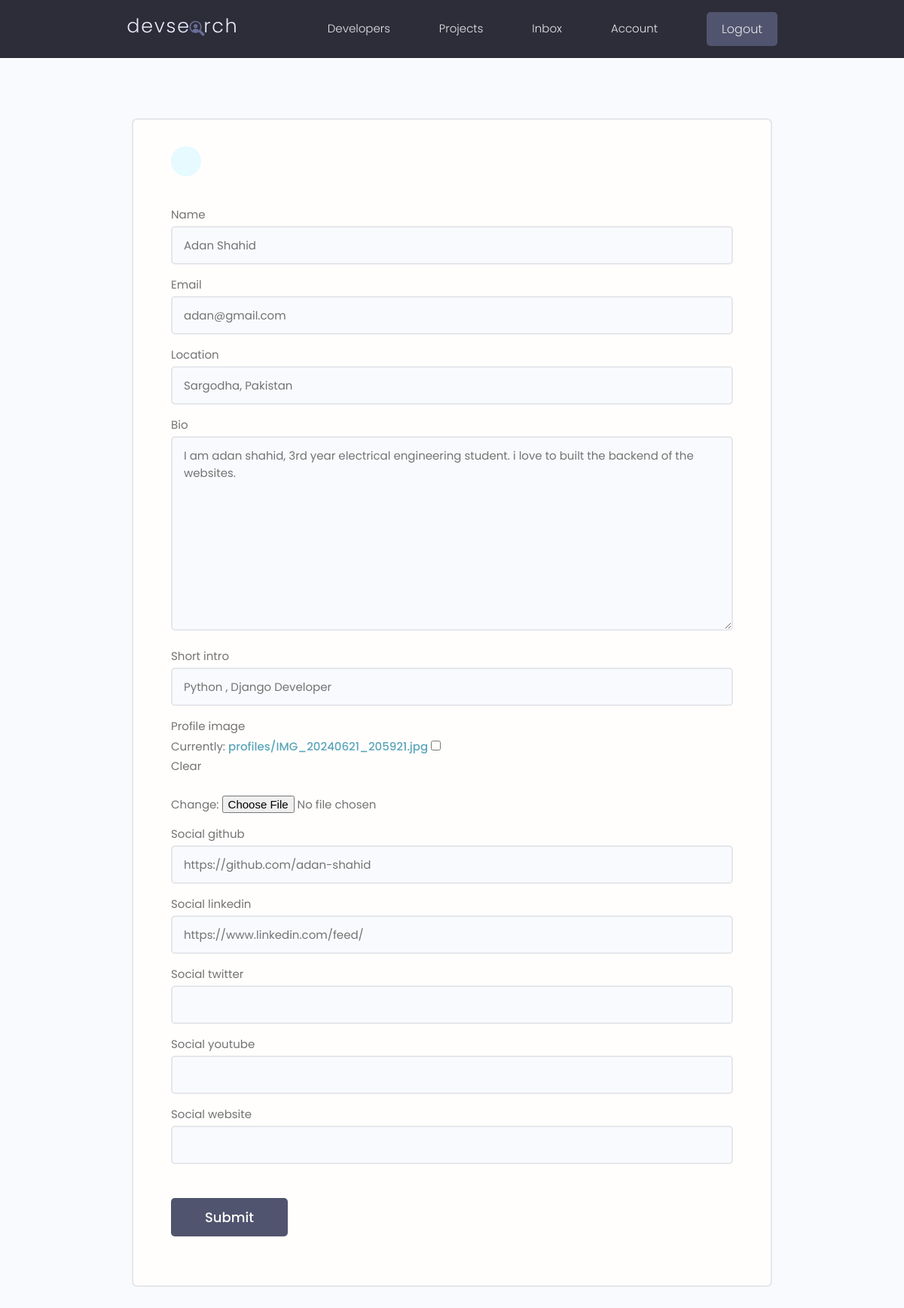
The page /edit-account/ (signed in) on the database its author committed.
### users/models.py (models this page shows, shortened)
class Profile(models.Model):
    user = models.OneToOneField(User, on_delete=models.CASCADE, null=True, blank=True)
    username = models.CharField(max_length=200, blank=True, null=True)
    location = models.CharField(max_length=200, blank=True, null=True)
    name = models.CharField(max_length=200, blank=True, null=True)
    email = models.EmailField(max_length=500, blank=True, null=True,)
    short_intro = models.CharField(max_length=200, blank=True, null=True)
    bio = models.TextField(blank=True, null=True)
    profile_image = models.ImageField(null=True, blank=True, upload_to='profiles/', default= "profiles/user-default.png")
    social_github = models.CharField(max_length=200, blank=True, null=True)
    social_twitter = models.CharField(max_length=200, blank=True, null=True)
    social_youtube = models.CharField(max_length=200, blank=True, null=True)
    social_linkedin = models.CharField(max_length=200, blank=True, null=True)
    social_website = models.CharField(max_length=200, blank=True, null=True)
    created = models.DateTimeField(auto_now_add=True)
    id = models.UUIDField(default=uuid.uuid4, unique=True, primary_key=True, editable=False)

### users/views.py (the view)
# urls.py: path('edit-account/', views.editAccount, name="edit-account"),
@login_required(login_url='login') # this is decorator
def editAccount(request):
    profile = request.user.profile # we just gonna edit the logged in user.
    form = profileForm(instance=profile) # instance = profile, because we need to prefill those fields.
    if request.method == 'POST':
        form = profileForm(request.POST, request.FILES, instance=profile)
        if form.is_valid():
            form.save()
            return redirect('account')
    context = {'form':form}
    return render(request, 'users/profile_form.html', context)

### users/forms.py
class profileForm(ModelForm):
    class Meta:
        model  = Profile
        fields = ['name', 'email','location', 'bio', 'short_intro', 'profile_image',
                  'social_github', 'social_linkedin', 'social_twitter', 'social_youtube', 'social_website']
    def __init__(self,*args,**kwargs):
        super(profileForm, self).__init__(*args, **kwargs)
        for name,field in self.fields.items():
            field.widget.attrs.update({'class':'input'})

### users/templates/users/profile_form.html (shortened to what this page needs)
{% extends 'main.html' %}
{% block content1 %}
<main class="formPage my-xl">
    <div class="content-box">
        <div class="formWrapper">
            <a class="backButton" href="#"></a>
            <br>
            <form class="form" method="POST" action="{% url 'edit-account' %}" enctype="multipart/form-data" >
                 {% for field in form %}
                 <div class="form__field">
                    <label for="formInput#text">{{field.label}} </label>
                    {{field}}
                </div>
                 {% endfor %}
                <input class="btn btn--sub btn--lg  my-md" type="submit" value="Submit" />
            </form>
        </div>
    </div>
</main>
{% endblock content1 %}

### static/styles/app.css (style rules this page uses)
:root { --color-sub: #2d2d39; }
.btn--sub { background-color: var(--color-sub-light); }
.content-box { width: 95%; max-width: 85rem; margin: 0 auto; }
.backButton { background: var(--color-main-light); color: var(--color-main); width: 4rem; height: 4rem; display: flex; align-items: center; justify-content: center; border-radius: 50%; }
.formPage .formWrapper { list-style: none; background: var(--color-white); padding: 3.5rem 5rem; border: 2px solid var(--color-light); border-radius: 0.7rem; }

### static/uikit/styles/modules/_variables.css (style rules this page uses)
:root { --color-main: #5aa5b9; --color-main-light: #e6faff; --color-sub: #3f4156; --color-sub-light: #51546e; --color-sub-lighter: #ededfd; --color-text: #737373; --color-gray: #8b8b8b; --color-light: #e5e7eb; --color-light-gray: #767676; --color-bg: #f8fafd; --color-white: #fffefd; --color-white-light: #f3f3f3; --color-success: #359e64; --color-success-bg: #def8e8; --color-error: #fc4b0b; --color-error-bg: #fff2ee; --font-base: 'Poppins', arial, helvetica, 'Segoe UI', roboto, ubuntu, sans-serif; --font-monospace: 'Fira Code', 'Courier New', courier, monospace; --font-regular: 300; --font-medium: 500; --font-bold: 700; --generic-shadow: 1px 1px 5px #00000010; --generic-transition: all 0.3s ease-in-out; }

### static/uikit/styles/modules/_base.css (style rules this page uses)
* { margin: 0; padding: 0; box-sizing: border-box; text-rendering: optimizeLegibility; color: inherit; font-size: inherit; }
html { font-size: 50%; }
@media only screen and (min-width: 480px) { html { font-size: 56.25%; } }
@media only screen and (min-width: 1200px) { html { font-size: 62.5%; } }
body { line-height: 1.6; font-weight: 400; font-size: 1.5rem; color: var(--color-text); background-color: var(--color-bg); min-height: 100vh; }

### static/uikit/styles/modules/_typography.css (style rules this page uses)
* { font-family: var(--font-base); }
a { padding-bottom: 2px; text-decoration: none; display: inline-block; color: var(--color-main); font-weight: var(--font-medium); }

### static/uikit/styles/modules/_utilities.css (style rules this page uses)
.my-md { margin: 3rem auto; }
.my-xl { margin: 8rem auto; }

### static/uikit/styles/modules/_button.css (style rules this page uses)
.btn { display: inline-block; position: relative; cursor: pointer; background-color: var(--color-light); font-weight: var(--font-medium); color: var(--color-sub); text-decoration: none; padding: 1rem 2rem; border-radius: 0.5rem; border: none; width: -webkit-fit-content; width: -moz-fit-content; width: fit-content; height: -webkit-fit-content; height: -moz-fit-content; height: fit-content; font-size: 1.6rem; outline-width: 0; outline-color: transparent; -webkit-backface-visibility: hidden; backface-visibility: hidden; transition: all 0.3s ease-in-out; }
.btn--sub { background-color: var(--color-sub); color: var(--color-white); }
.btn--lg { font-size: 1.8rem; padding: 1.2rem 4.5rem; }

### static/uikit/styles/modules/_form.css (style rules this page uses)
.form { display: block; }
.form__field { margin-top: 1.5rem; margin-bottom: 1.5rem; }
.form__label, .form__field > label { display: block; margin-bottom: 0.3rem; color: var(--color-text); }
input.input[type='text'], input.input[type='email'], input.input[type='password'], input.input[type='number'], textarea.input { min-width: 24rem; width: 100%; padding: 1.2rem 1.5rem; border-radius: 0.5rem; border: 2px solid var(--color-light); transition: all 0.3s ease-in-out; background-color: var(--color-bg); }

### rows shown on the page
Profile: form "Adan Shahid" "adan@gmail.com" "Sargodha, Pakistan" "I am adan shahid, 3rd year electrical engineering student. i love to built the backend of the websites." "Python , Django Developer" "https://github.com/adan-shahid" "https://www.linkedin.com/feed/"

### other values the page prints
{{ field.label }} "Name" "Email" "Location" "Bio" "Short intro" "Profile image" "Social github" "Social linkedin" "Social twitter" "Social youtube" "Social website"
